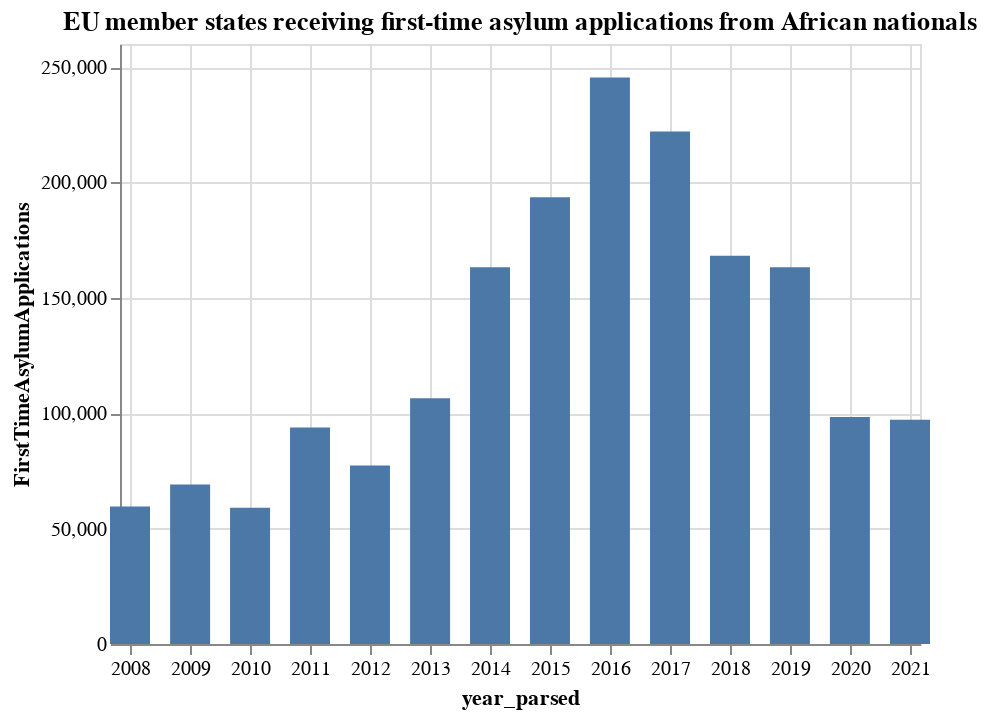

Notebook code for this chart:
### Code cell
alt.Chart(yearly_applications, title='EU member states receiving first-time asylum applications from African nationals').mark_bar(width=20).encode(
    x='year_parsed',
    y='FirstTimeAsylumApplications',
)

### Figure 1 — Vega-Lite specification as saved in the notebook (floating-point values rounded to 4 significant figures)
{"config": {"view": {"continuousWidth": 400, "continuousHeight": 300}}, "data": {"name": "data-10c6dd2c6c9940717e69d2b577d981d1"}, "mark": {"type": "bar", "width": 20}, "encoding": {"x": {"type": "temporal", "field": "year_parsed"}, "y": {"type": "quantitative", "field": "FirstTimeAsylumApplications"}}, "title": "EU member states receiving first-time asylum applications from African nationals", "$schema": "https://vega.github.io/schema/vega-lite/v4.8.1.json", "datasets": {"data-10c6dd2c6c9940717e69d2b577d981d1": [{"year_parsed": "2008-01-01T00:00:00", "FirstTimeAsylumApplications": 59540.0}, {"year_parsed": "2009-01-01T00:00:00", "FirstTimeAsylumApplications": 69150.0}, {"year_parsed": "2010-01-01T00:00:00", "FirstTimeAsylumApplications": 59060.0}, {"year_parsed": "2011-01-01T00:00:00", "FirstTimeAsylumApplications": 93820.0}, {"year_parsed": "2012-01-01T00:00:00", "FirstTimeAsylumApplications": 77300.0}, {"year_parsed": "2013-01-01T00:00:00", "FirstTimeAsylumApplications": 106400.0}, {"year_parsed": "2014-01-01T00:00:00", "FirstTimeAsylumApplications": 163200.0}, {"year_parsed": "2015-01-01T00:00:00", "FirstTimeAsylumApplications": 193600.0}, {"year_parsed": "2016-01-01T00:00:00", "FirstTimeAsylumApplications": 245500.0}, {"year_parsed": "2017-01-01T00:00:00", "FirstTimeAsylumApplications": 222000.0}, {"year_parsed": "2018-01-01T00:00:00", "FirstTimeAsylumApplications": 168200.0}, {"year_parsed": "2019-01-01T00:00:00", "FirstTimeAsylumApplications": 163200.0}, {"year_parsed": "2020-01-01T00:00:00", "FirstTimeAsylumApplications": 98400.0}, {"year_parsed": "2021-01-01T00:00:00", "FirstTimeAsylumApplications": 97120.0}]}}
